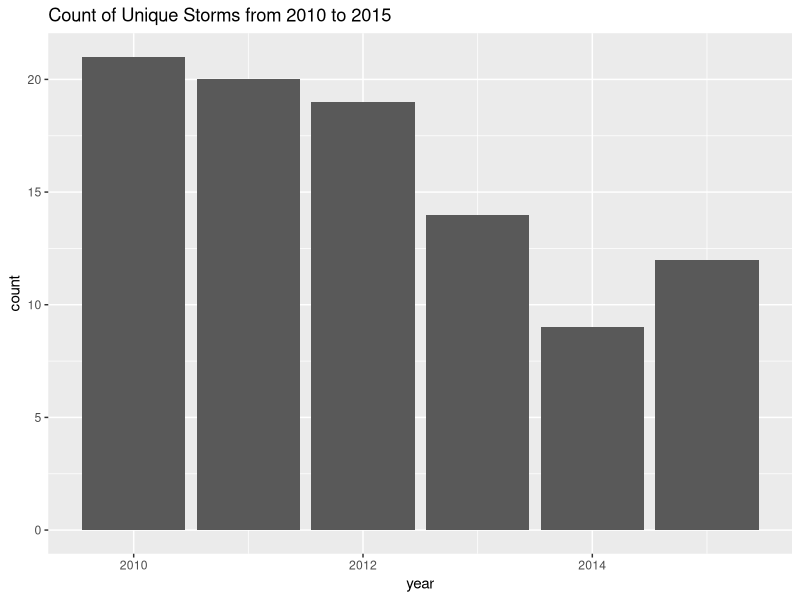
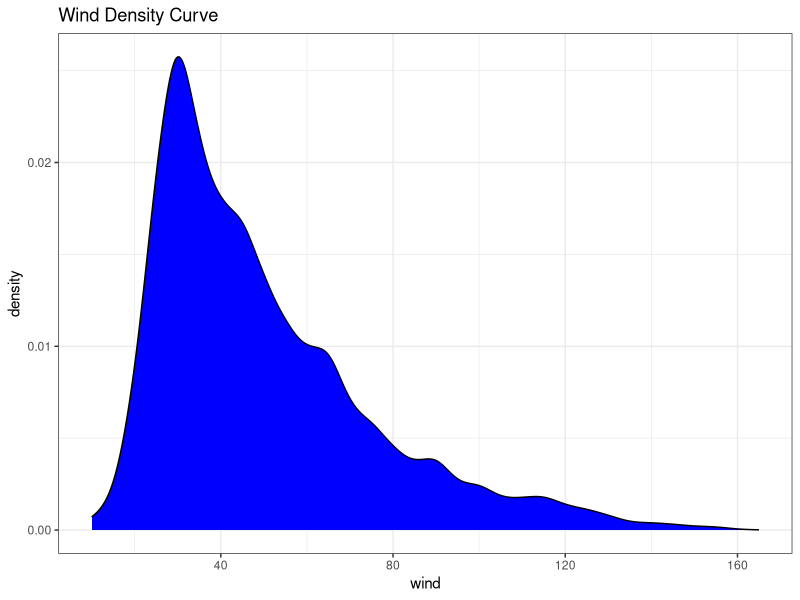
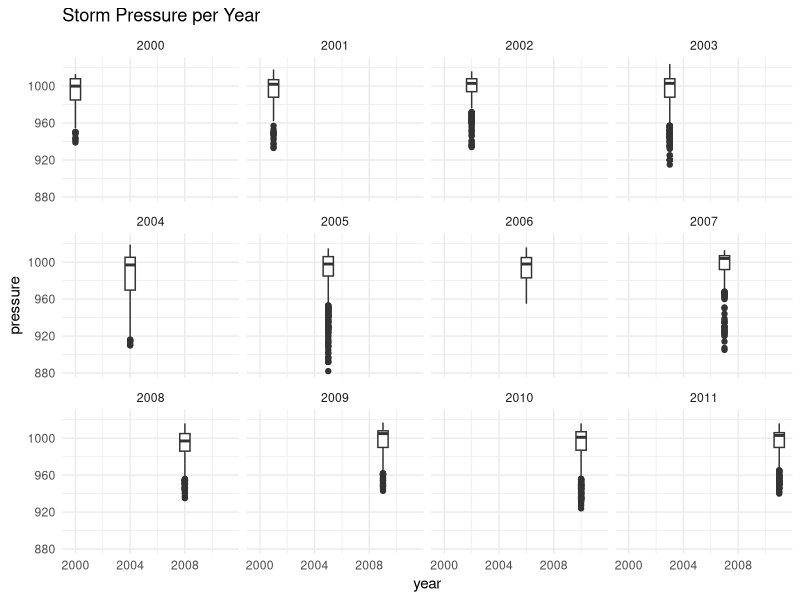
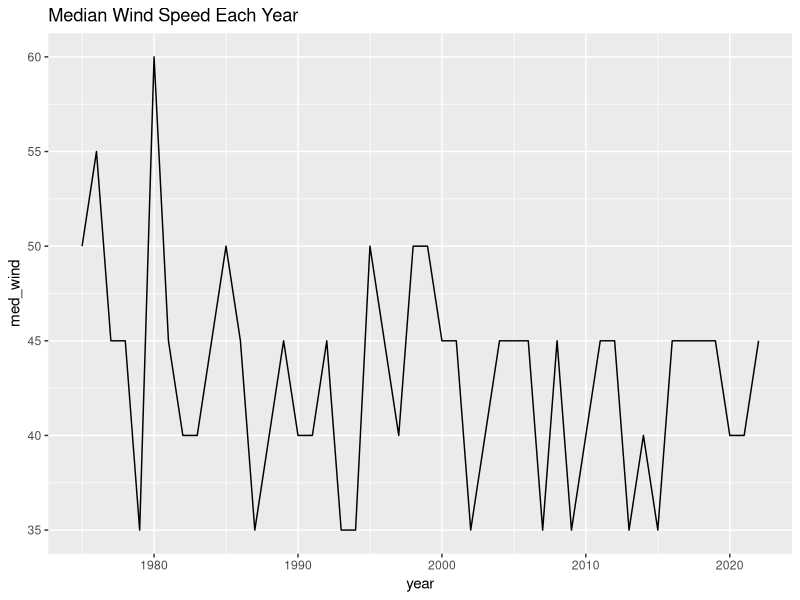
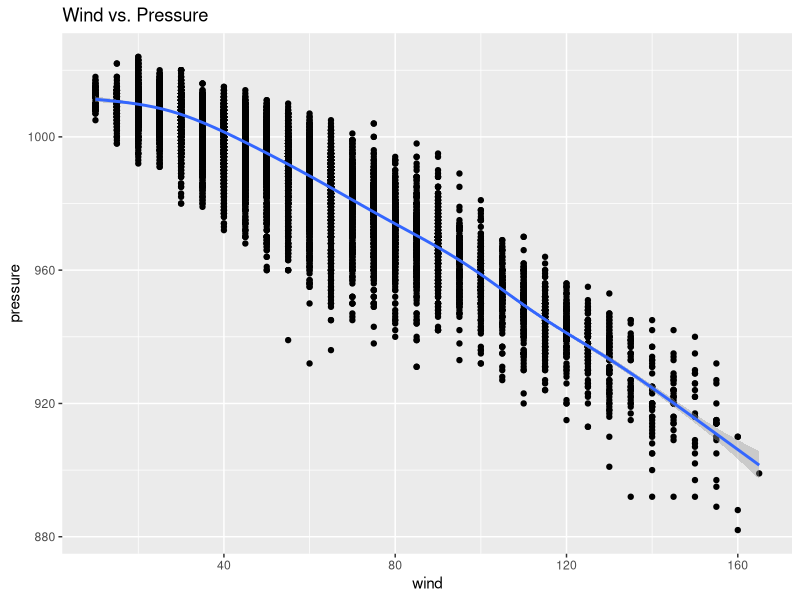
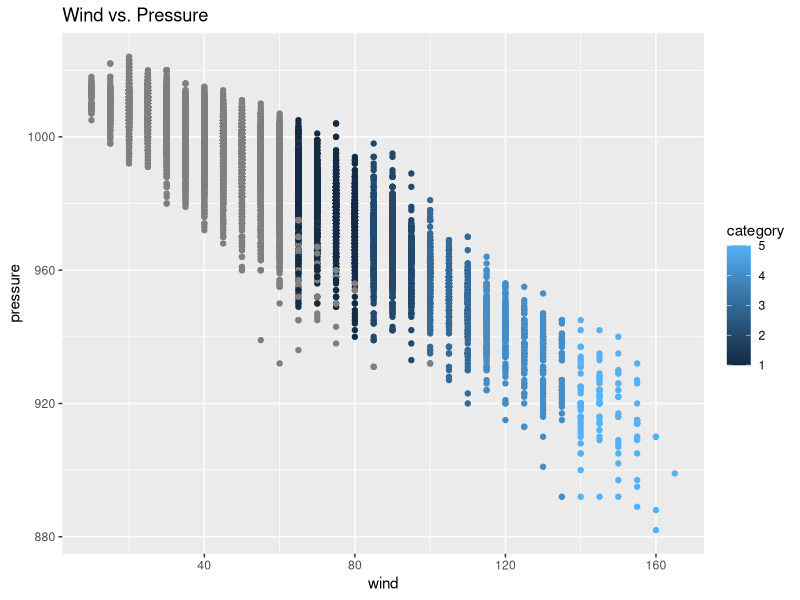
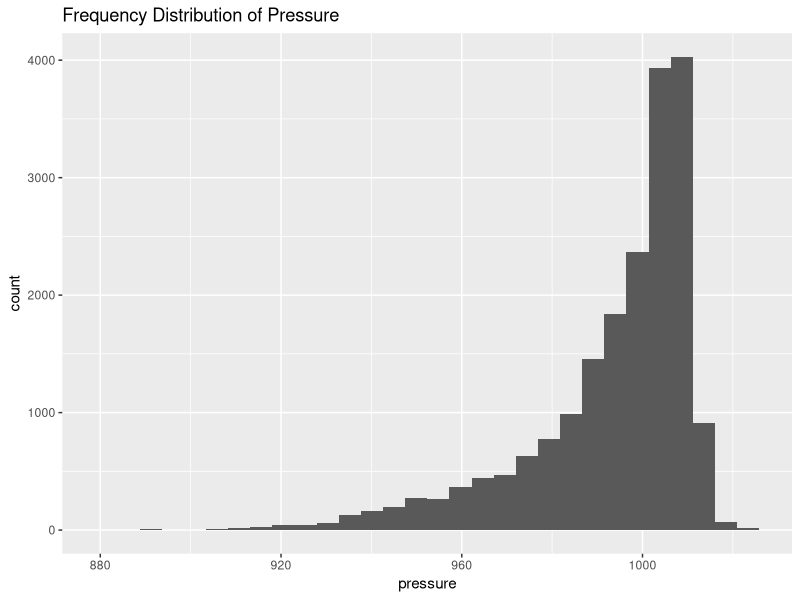

Reproduce these figures in R, in order.
## ---- chunk 1
library(tidyverse)
## ---- chunk 2
storms2015 <- filter(storms, year == 2015)
## ---- chunk 3
storms2015 %>%
  group_by(name) %>%
  distinct(name)
## ---- chunk 4
storms2015 %>%
  distinct(name, year) %>%
  count(name)
## ---- chunk 5
storms2015 %>%
  arrange(month) %>%
  arrange(day) %>%
  slice(1) %>%
  select(name, month, day)
## ---- chunk 6
storms2015 %>%
  filter(status == "hurricane") %>%
  distinct(name) %>%
  count()
## ---- chunk 7
storms2015 %>%
  filter(status == "hurricane") %>%
  group_by(name) %>%
  distinct(name)
## ---- chunk 8
storm_names_2010s <- storms %>%
  filter(year >= 2010 & year <= 2015) %>%
  group_by(name) %>%
  select(name, year) %>%
  distinct(name, year)

slice_tail(storm_names_2010s, n=5)
slice_head(storm_names_2010s, n=5)
## ---- chunk 9
storm_counts_per_year <- storms %>%
  distinct(name, year) %>%
  count(year)

slice_tail(storm_counts_per_year, n=15)
## ---- chunk 10
max_wind_per_storm <- storms %>%
  group_by(name, year) %>%
  mutate(max_wind = max(wind)) %>%
  select(year, name, max_wind) %>%
  distinct()

slice_head(max_wind_per_storm, n=10)
slice_tail(max_wind_per_storm, n=10)
## ---- chunk 11
ggplot(storm_names_2010s, aes(x = year)) + geom_bar() + ggtitle("Count of Unique Storms from 2010 to 2015")
## ---- chunk 12
ggplot(storms, aes(x = wind)) + geom_density(fill="blue") + ggtitle("Wind Density Curve") + theme(panel.background=element_rect(color="blue")) + theme_bw()
## ---- chunk 13
storms_2000_to_2011 <- storms %>%
  filter(year >= 2000 & year <= 2011)

ggplot(storms_2000_to_2011, aes(x= year, y=pressure)) + geom_boxplot() + facet_wrap(year~.) + ggtitle("Storm Pressure per Year") + theme_minimal() 
## ---- chunk 14
med_wind_speeds <- storms %>%
  group_by(year) %>%
  mutate(med_wind = median(wind)) %>%
  distinct(year, med_wind)
  
ggplot(med_wind_speeds, aes(x=year, y=med_wind)) + geom_line() + ggtitle("Median Wind Speed Each Year")
## ---- chunk 15
ggplot(storms, aes(x=wind, y=pressure)) + geom_point(alpha=1) + stat_smooth() + ggtitle("Wind vs. Pressure")
## ---- chunk 16
ggplot(storms, aes(x=wind, y=pressure)) + geom_point(aes(color = category)) + ggtitle("Wind vs. Pressure")
## ---- chunk 17
storms %>%
  group_by(status) %>%
  distinct(status) %>%
  arrange(status)
## ---- chunk 18
storms %>%
  group_by(category) %>%
  mutate(avg_wind = mean(wind)) %>%
  mutate(avg_pressure = mean(pressure)) %>%
  distinct(category, avg_pressure, avg_wind) %>%
  arrange(category)
## ---- chunk 19
ggplot(storms, aes(x = pressure)) + geom_histogram() + ggtitle("Frequency Distribution of Pressure")
